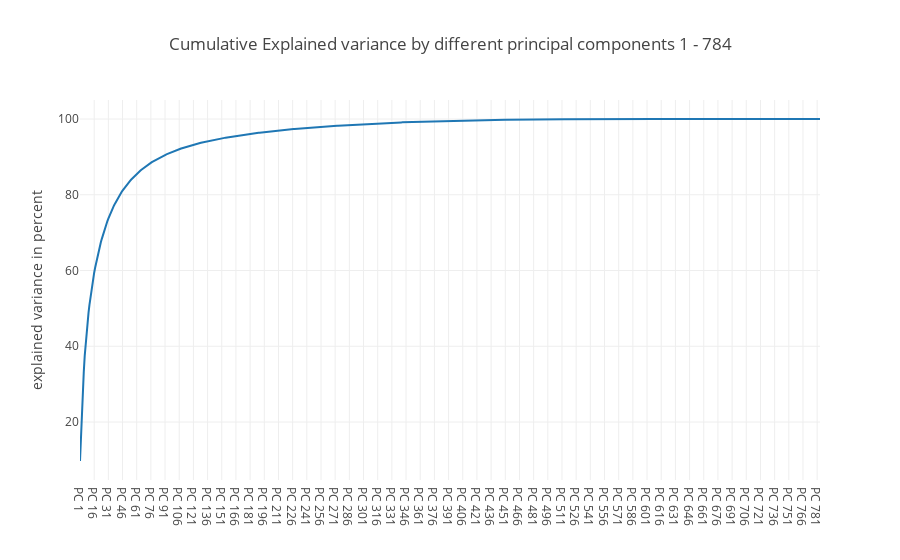

Notebook cell for this chart:
### Markdown cell above
Reduce data from n-dimension to m-dimension:

Transformation using my function (my_PCA) involves the use of the train set to derive basis vectors of 784 components. The steps are outlined below:
1. The original images have been centered and scaled, thus there is no need to apply centering and scaling.
2. Obtain the covariance matrix of the data

    $$\sum = \frac{1}{N}\sum_{i=1}^{n}\left ( X^{\left ( i \right )} \right )^{T}\left ( X^{\left ( i \right )} \right )$$
    
    This will result in a n x n matrix <br>
    
    
3. Derive the eigenvectors and eigenvalues from the covariance matrix 
4. Confirm that the all the eigenvectors has a unit length of 1
5. Plot cumulative variance explained by using sorted the eigenvalues in descending order
6. Having gotten the eigenvectors, then transform the original datasets via basis vectors to obtain a reduced dimension depending on the desired explained variance.

### Code cell
basis_vecs = my_PCA()

### Figure 1 — Plotly figure (JSON) as saved in the notebook; plotly's stock layout.template omitted (floating-point values rounded to 4 significant figures; data arrays with more than 128 entries replaced by an {"elided": "..."} marker saying what was removed)
{"data": [{"name": "cumulative explained variance", "type": "scatter", "x": {"elided": "784 str values"}, "y": {"elided": "784 float values"}}], "layout": {"title": "Cumulative Explained variance by different principal components 1 - 784", "yaxis": {"title": "explained variance in percent"}}}
